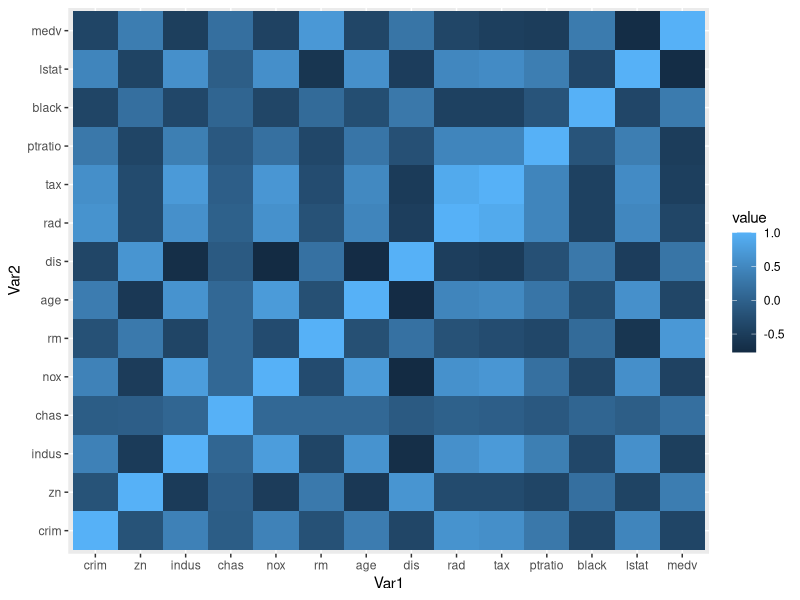
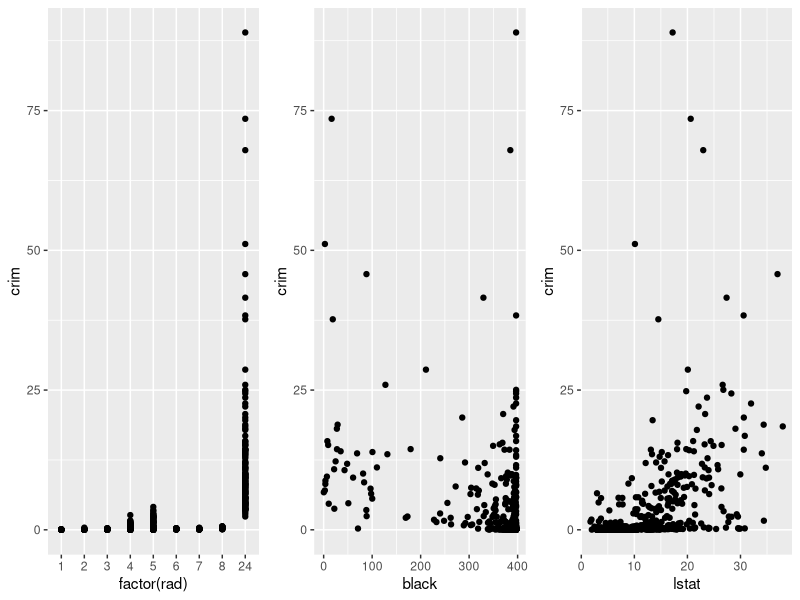
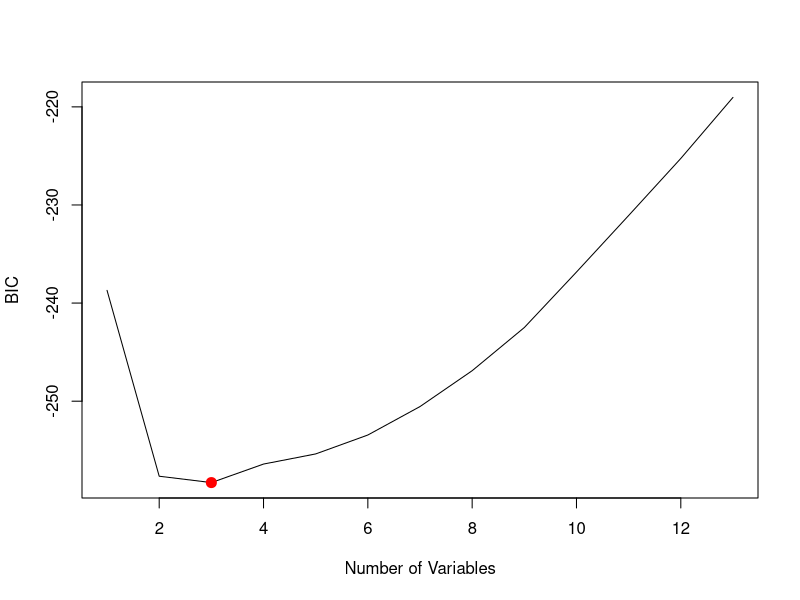
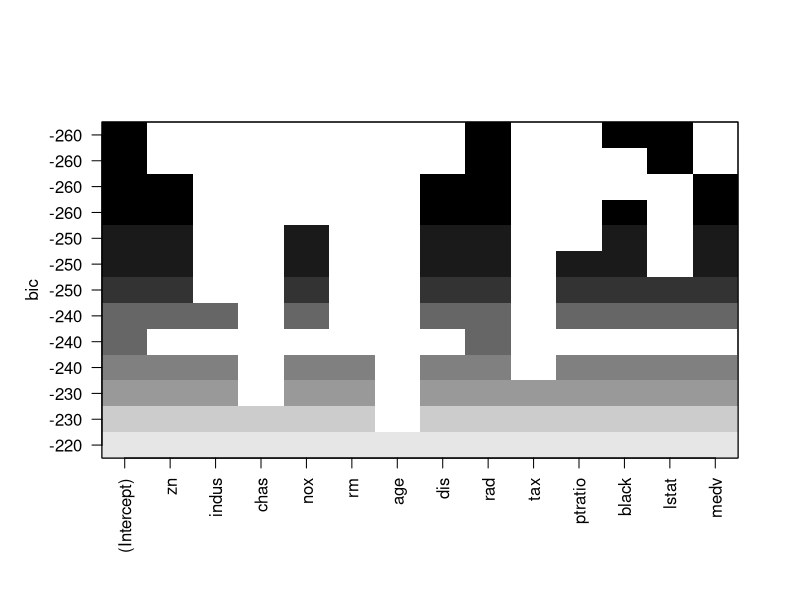

Generate these figures, in order, with R:
## ---- chunk 1
knitr::opts_chunk$set(echo = FALSE, fig.width = 8,fig.height = 5)
library(MASS)
library(boot)
library(leaps)
library(reshape2)
library(ggpubr)
## ---- chunk 2
?Boston # explore the data
head(Boston)
## ---- chunk 3
#create a matrix with the correlation of each variable
cor_matrix <- round(cor(Boston),2)
melted_cor_matrix <- melt(cor_matrix)

# create a heatmap to visualize the correlation
ggplot(data = melted_cor_matrix, aes(x = Var1, y = Var2, fill = value)) + geom_tile()
## ---- chunk 4
# Three scatter plots 
q1 <- qplot(x = factor(rad), y = crim, data = Boston)
q2 <- qplot(x = black, y = crim, data = Boston)
q3 <- qplot(x = lstat, y = crim, data = Boston)

ggarrange(q1,q2,q3 , ncol = 3, nrow = 1)
## ---- chunk 5
glm_boston <- glm(crim ~ ., data = Boston)
summary(glm_boston)
## ---- chunk 6
# Best subset selection
regfit_full <- regsubsets(crim ~ ., data = Boston, nvmax = 13)
reg_summary <- summary(regfit_full)
#reg_summary

reg_summary$rsq
## ---- chunk 7
which.min(reg_summary$bic)
plot(reg_summary$bic, xlab="Number of Variables", ylab="BIC", type="l")
points(3, reg_summary$bic[3], col="red", cex=2, pch=20)
plot(regfit_full, scale="bic")
## ---- chunk 8
# Forward Stepwise Selection
regfit_fwd <- regsubsets(crim ~ ., data = Boston, nvmax = 13, method="forward")
summary(regfit_fwd)

# Backward Stepwise Selection
regfit_bwd <- regsubsets(crim ~ ., data = Boston, nvmax = 13, method="backward")
summary(regfit_bwd)
## ---- chunk 9
# coefficients for these three selections
coef(regfit_full, 3)
coef(regfit_fwd, 3)
coef(regfit_bwd, 3)
## ---- chunk 10
# fit the best model with the best predictors
glm_fit_best <- glm(crim ~ rad + black + lstat, data = Boston)

# find avg. squared error with cross validation
cv_err <- cv.glm(Boston, glm_fit_best)

# cross-validation result
cv_err$delta
## ---- chunk 11
summary(lm(crim ~ rad + black + lstat, data = Boston))
